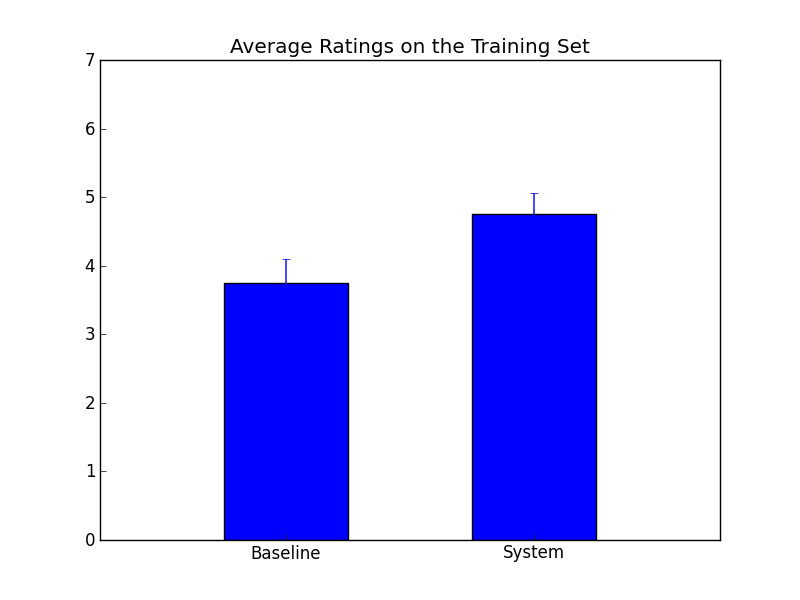

Write Python code to recreate this figure.
#!/usr/bin/env python
import numpy.numarray as na

from pylab import *

labels = ["Baseline", "System"]
data =   [3.75               , 4.75]
error =  [0.3497             , 0.3108]

xlocations = na.array(range(len(data)))+0.5
width = 0.5
bar(xlocations, data, yerr=error, width=width)
yticks(range(0, 8))
xticks(xlocations+ width/2, labels)
xlim(0, xlocations[-1]+width*2)
title("Average Ratings on the Training Set")
gca().get_xaxis().tick_bottom()
gca().get_yaxis().tick_left()

#show()
savefig("barcharts.png")
